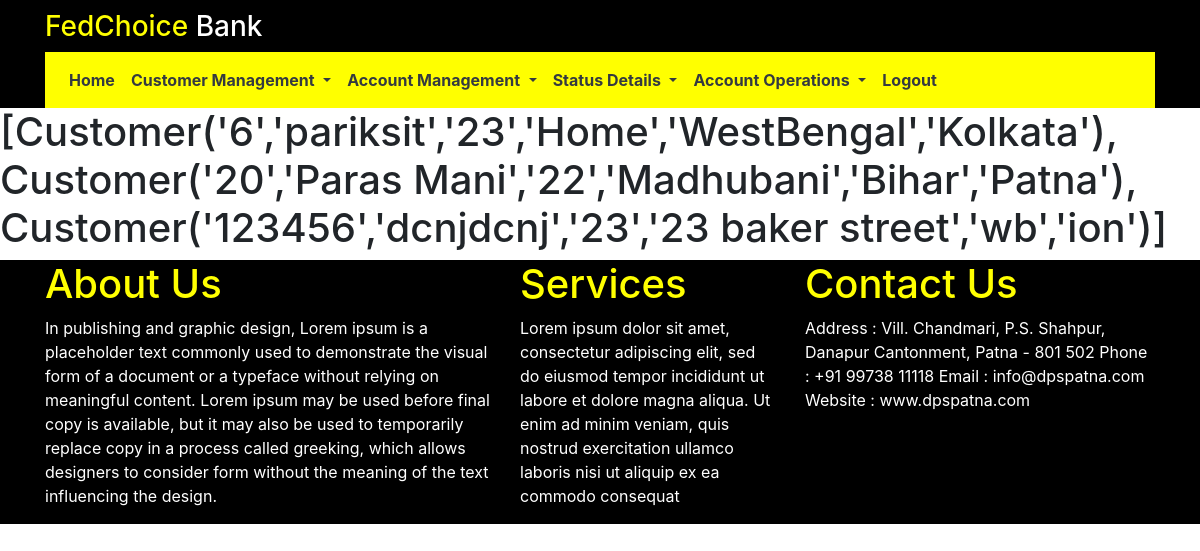
The app's page /customer_info (signed in), older data.
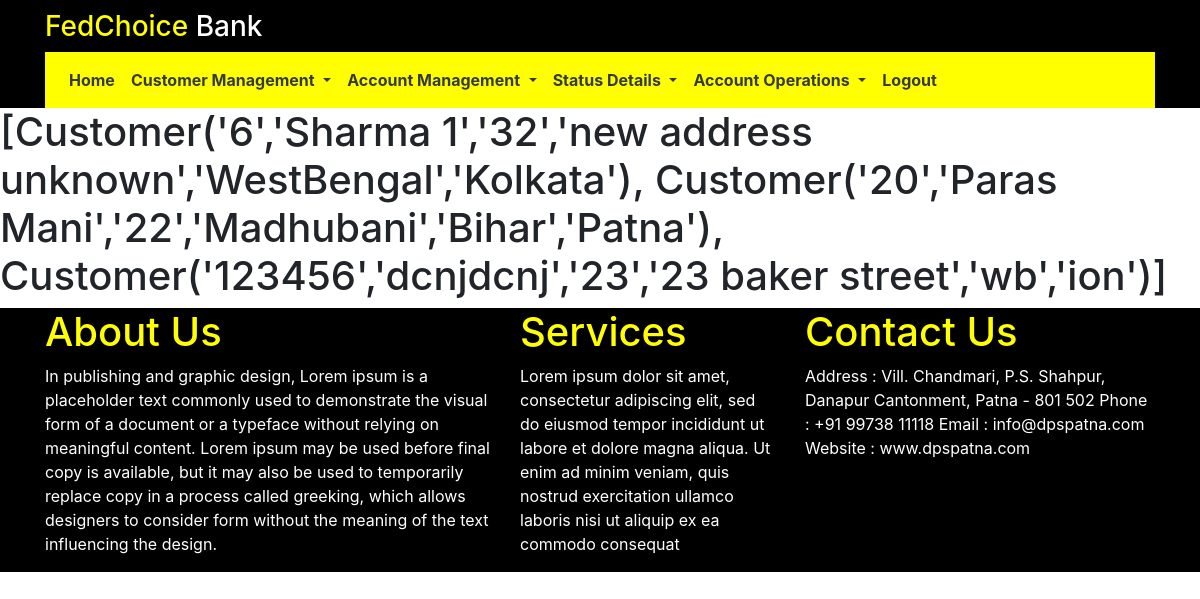
The same page, newer data.
### RetailBank/models.py (models this page shows)
class Customer(db.Model):
	ssd_id=db.Column(db.Integer,primary_key=True)
	customer_name=db.Column(db.String(60),nullable=False)
	customer_age=db.Column(db.Integer,nullable=False)
	customer_address=db.Column(db.String(100),nullable=False)
	customer_state=db.Column(db.String(20),nullable=False)
	customer_city=db.Column(db.String(20),nullable=False)
	def __repr__(self):
		return f"Customer('{self.ssd_id}','{self.customer_name}','{self.customer_age}','{self.customer_address}','{self.customer_state}','{self.customer_city}')"

### RetailBank/routes.py (the view)
@app.route('/customer_info',methods=['GET','POST'])
@login_required
def customer_info():
	info = Customer.query.all()
	return render_template('customers.html',info=info)

### RetailBank/models.py (called while the page is built)
@login_manager.user_loader
def load_user(user_id):
    return userstore.query.get(int(user_id))

### RetailBank/templates/customers.html
{% extends 'base.html' %}
{% block content %}
	<h1>{{ info }}</h1>
{% endblock content %}

### RetailBank/templates/base.html (shortened to what this page needs)
<!DOCTYPE html>
<html>
<head>
  <link rel="stylesheet" href="https://stackpath.bootstrapcdn.com/bootstrap/4.5.0/css/bootstrap.min.css"
>
</head>
<body>
  {% include 'includes/header.html' %}
  {% block content %}
  {% endblock %}
  {% include 'includes/footer.html'%}
</body>
</html>

### RetailBank/templates/includes/header.html (shortened to what this page needs)
<div style="background-color: black;">
    <div class="container">
        <h3 style="padding-top: 10px;">
            <x style="color: yellow;">FedChoice </x>
            <x class="text-white">Bank</x>
        </h3>
        <nav class="navbar navbar-expand-sm" style="background-color: yellow;">
            <ul class="navbar-nav">
                <li class="nav-item"><a class="nav-link text-dark" href="{{url_for('home')}}"><b>Home</b></a></li>
                <li class="nav-item dropdown">
                    <a class="nav-link dropdown-toggle text-dark" href="#" id="navbarDropdownMenuLink" role="button"
                        data-toggle="dropdown" aria-haspopup="true" aria-expanded="false">
                        <b>Customer Management</b>
                    </a>
                </li>
                <li class="nav-item dropdown">
                    <a class="nav-link dropdown-toggle text-dark" href="#" id="navbarDropdownMenuLink" role="button"
                        data-toggle="dropdown" aria-haspopup="true" aria-expanded="false">
                        <b>Account Management</b>
                    </a>
                </li>
                <li class="nav-item dropdown">
                    <a class="nav-link dropdown-toggle text-dark" href="#" id="navbarDropdownMenuLink" role="button"
                        data-toggle="dropdown" aria-haspopup="true" aria-expanded="false">
                        <b>Status Details</b>
                    </a>
                </li>
                <li class="nav-item dropdown">
                    <a class="nav-link dropdown-toggle text-dark" href="#" id="navbarDropdownMenuLink" role="button"
                        data-toggle="dropdown" aria-haspopup="true" aria-expanded="false">
                        <b>Account Operations</b>
                    </a>
                </li>
                <li class="nav-item"><a class="nav-link text-dark" href="{{url_for('logout')}}"><b>Logout</b></a></li>
            </ul>
        </nav>
    </div>
</div>

### RetailBank/templates/includes/footer.html (shortened to what this page needs)
<footer style="background-color: black;">
    <div style="background-color: black; color: yellow;">
        <div class="container">
            <div class="row">
                <div class="col-md-5">
                    <h1>About Us</h1>
                    <p class="text-white">In publishing and graphic design, Lorem ipsum is a placeholder text commonly
                        used to demonstrate
                        the visual form of a document or a typeface without relying on meaningful content. Lorem ipsum
                        may be used before final copy is available, but it may also be used to temporarily replace copy
                        in a process called greeking, which allows designers to consider form without the meaning of the
                        text influencing the design.</p>
                </div>
                <div class="col-md-3">
                    <h1>Services</h1>
                    <p class="text-white">Lorem ipsum dolor sit amet, consectetur adipiscing elit, sed do eiusmod tempor
                        incididunt ut
                        labore et dolore magna aliqua. Ut enim ad minim veniam, quis nostrud exercitation ullamco
                        laboris nisi ut aliquip ex ea commodo consequat</p>
                </div>
                <div class="col-md-4">
                    <h1>Contact Us</h1>
                    <p class="text-white">
                        Address : Vill. Chandmari, P.S. Shahpur, Danapur Cantonment, Patna - 801 502
                        Phone : +91 99738 11118
                        Email : info@dpspatna.com
                        Website : www.dpspatna.com</p>
                </div>
            </div>
        </div>
</footer>

Row changes from the older to the newer data that the page shows:
changed Customer: ssd_id+customer_name+customer_age "[Customer('6','pariksit','23','Home','WestBengal','Kolkata'), Customer('20','Paras Mani','22','Madhubani','Bihar','Patna'), Customer('123456','dcnjdcnj','23','23 baker…" → "[Customer('6','Sharma 1','32','new address unknown','WestBengal','Kolkata'), Customer('20','Paras Mani','22','Madhubani','Bihar','Patna'), Customer('123456','dcnjdcnj','23','23 baker…"
